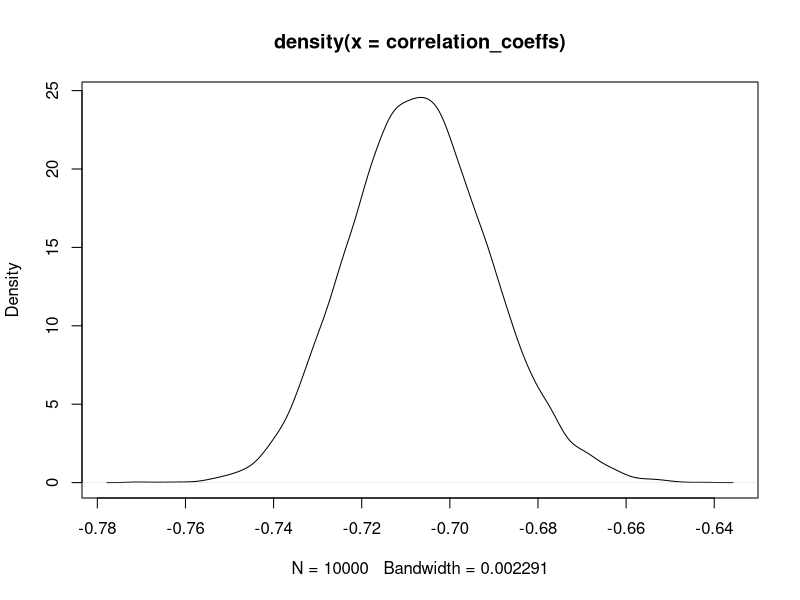
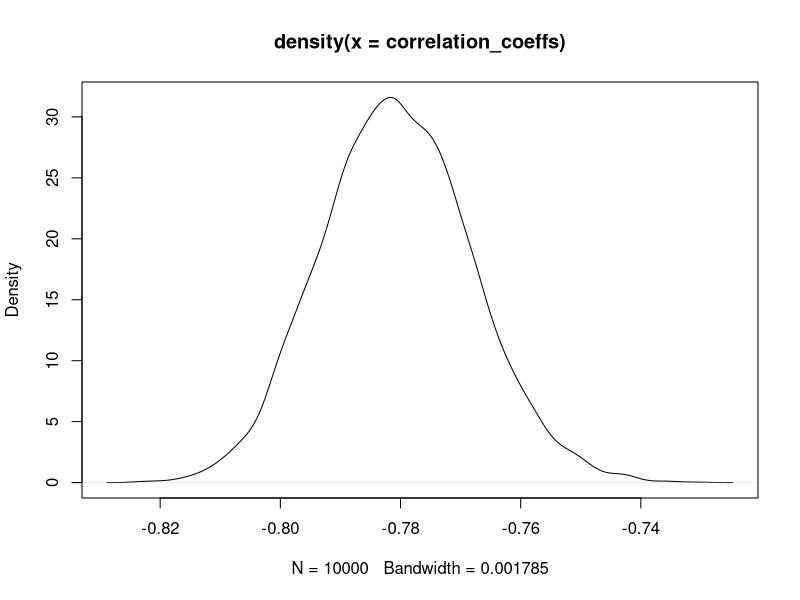

The R script that drew these images, in order:
#------------------------------------------------------------------------------
# Change scores Analysis
#------------------------------------------------------------------------------


#------------------------------------------------------------------------------
# Simulation 1: Measuring correlation coefficient [E(r)] between either of the
#               parent variables [Y_0/Y_1] and their difference [Y_1 - Y_0]
#               ---------------------------------------------------------------
#               Scenario 1: similar variances
#               Scenario 2: dissimilar variances
#------------------------------------------------------------------------------


gendat <- function(N, mean1, sd1, mean2, sd2, k)
{
  correlation_coeffs <- numeric(k)
  
  for (i in 1:k)
  {
    y0 <- rnorm(N, mean=mean1, sd=sd1)
    y1 <- rnorm(N, mean=mean2, sd=sd2)
    
    correlation_coeffs[i] <- cor(y0, y1-y0)
  }
  
  summary(correlation_coeffs)
  plot(density(correlation_coeffs))
  return(correlation_coeffs)
}


#------------------------------------------------------------------------------
# Scenario 1: similar variances
#             obs: r ~= -1/sqrt(2)
#                  negative correlation between baseline value and change
#------------------------------------------------------------------------------

set.seed(123)
corr <- gendat(1000, 50, 2, 15, 2, 10000)

#------------------------------------------------------------------------------
# Scenario 2: dissimilar variances
#             obs: r != +-1/sqrt(2)
#------------------------------------------------------------------------------

corr <- gendat(1000, 50, 2.5, 15, 2, 10000)
